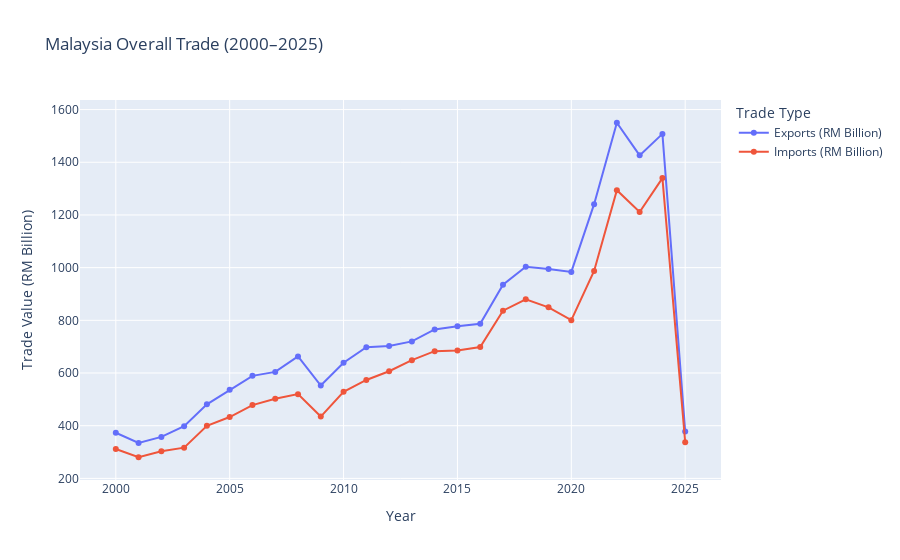

Notebook code cell kept with this figure:
### Code cell
import plotly.express as px

fig = px.line(
    overall_summary,
    x='Year',
    y=['Exports (RM Billion)', 'Imports (RM Billion)'],
    title="Malaysia Overall Trade (2000–2025)",
    markers=True,
    labels={"value": "Trade Value (RM Billion)", "variable": "Trade Type"}
)
fig.update_layout(legend_title_text="Trade Type")
fig.show()

### Figure 1 — Plotly figure (JSON) as saved in the notebook; plotly's stock layout.template omitted (floating-point values rounded to 4 significant figures)
{"data": [{"hovertemplate": "Trade Type=Exports (RM Billion)<br>Year=%{x}<br>Trade Value (RM Billion)=%{y}<extra></extra>", "legendgroup": "Exports (RM Billion)", "line": {"color": "#636efa", "dash": "solid"}, "marker": {"symbol": "circle"}, "mode": "lines+markers", "name": "Exports (RM Billion)", "orientation": "v", "showlegend": true, "type": "scatter", "x": [2000, 2001, 2002, 2003, 2004, 2005, 2006, 2007, 2008, 2009, 2010, 2011, 2012, 2013, 2014, 2015, 2016, 2017, 2018, 2019, 2020, 2021, 2022, 2023, 2024, 2025], "xaxis": "x", "y": [373.3, 334.3, 357.4, 397.9, 481.2, 536.2, 589.2, 604.3, 663.0, 552.5, 638.8, 697.9, 702.6, 720.0, 765.4, 777.4, 787.0, 934.9, 1004.0, 995.1, 983.8, 1241.0, 1550.0, 1426.0, 1508.0, 378.4], "yaxis": "y"}, {"hovertemplate": "Trade Type=Imports (RM Billion)<br>Year=%{x}<br>Trade Value (RM Billion)=%{y}<extra></extra>", "legendgroup": "Imports (RM Billion)", "line": {"color": "#EF553B", "dash": "solid"}, "marker": {"symbol": "circle"}, "mode": "lines+markers", "name": "Imports (RM Billion)", "orientation": "v", "showlegend": true, "type": "scatter", "x": [2000, 2001, 2002, 2003, 2004, 2005, 2006, 2007, 2008, 2009, 2010, 2011, 2012, 2013, 2014, 2015, 2016, 2017, 2018, 2019, 2020, 2021, 2022, 2023, 2024, 2025], "xaxis": "x", "y": [311.5, 280.2, 303.1, 316.5, 399.6, 432.9, 478.1, 502.0, 519.8, 434.7, 528.8, 573.6, 606.7, 648.7, 682.9, 685.8, 698.8, 836.4, 879.8, 849.4, 800.5, 987.3, 1294.0, 1211.0, 1340.0, 337.4], "yaxis": "y"}], "layout": {"autosize": true, "legend": {"title": {"text": "Trade Type"}, "tracegroupgap": 0}, "title": {"text": "Malaysia Overall Trade (2000–2025)"}, "xaxis": {"anchor": "y", "autorange": true, "domain": [0, 1], "range": [1998.0, 2027.0], "title": {"text": "Year"}, "type": "linear"}, "yaxis": {"anchor": "x", "autorange": true, "domain": [0, 1], "range": [175.4, 1655.0], "title": {"text": "Trade Value (RM Billion)"}, "type": "linear"}}}
